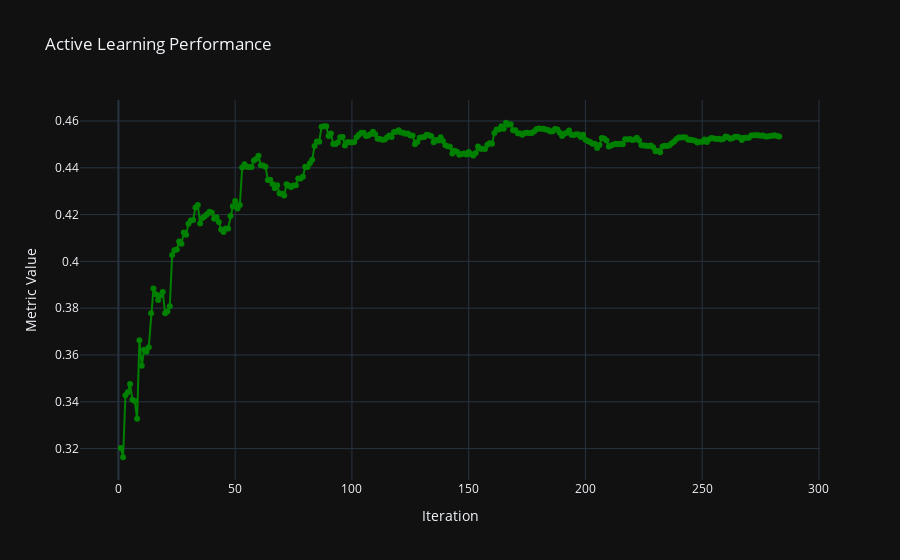

Notebook source saved alongside this figure:
### Code cell
# Plot accuracy trends
fig_r2 = go.Figure()
fig_r2.add_trace(go.Scatter(x=list(range(1, n_queries + 1)), y=accuracy_history,
                             mode='lines+markers', name='R2 Score', line=dict(color='green')))
fig_r2.update_layout(
    title="Active Learning Performance",
    xaxis_title="Iteration",
    yaxis_title="Metric Value",
    legend_title="Metrics",
    template="plotly_dark"
)
fig_r2.show()

### Figure 1 — Plotly figure (JSON) as saved in the notebook; plotly's stock layout.template omitted (floating-point values rounded to 4 significant figures; data arrays with more than 128 entries replaced by an {"elided": "..."} marker saying what was removed)
{"data": [{"line": {"color": "green"}, "mode": "lines+markers", "name": "R2 Score", "type": "scatter", "x": {"elided": "283 int values"}, "y": {"elided": "283 float values"}}], "layout": {"legend": {"title": {"text": "Metrics"}}, "title": {"text": "Active Learning Performance"}, "xaxis": {"title": {"text": "Iteration"}}, "yaxis": {"title": {"text": "Metric Value"}}}}
